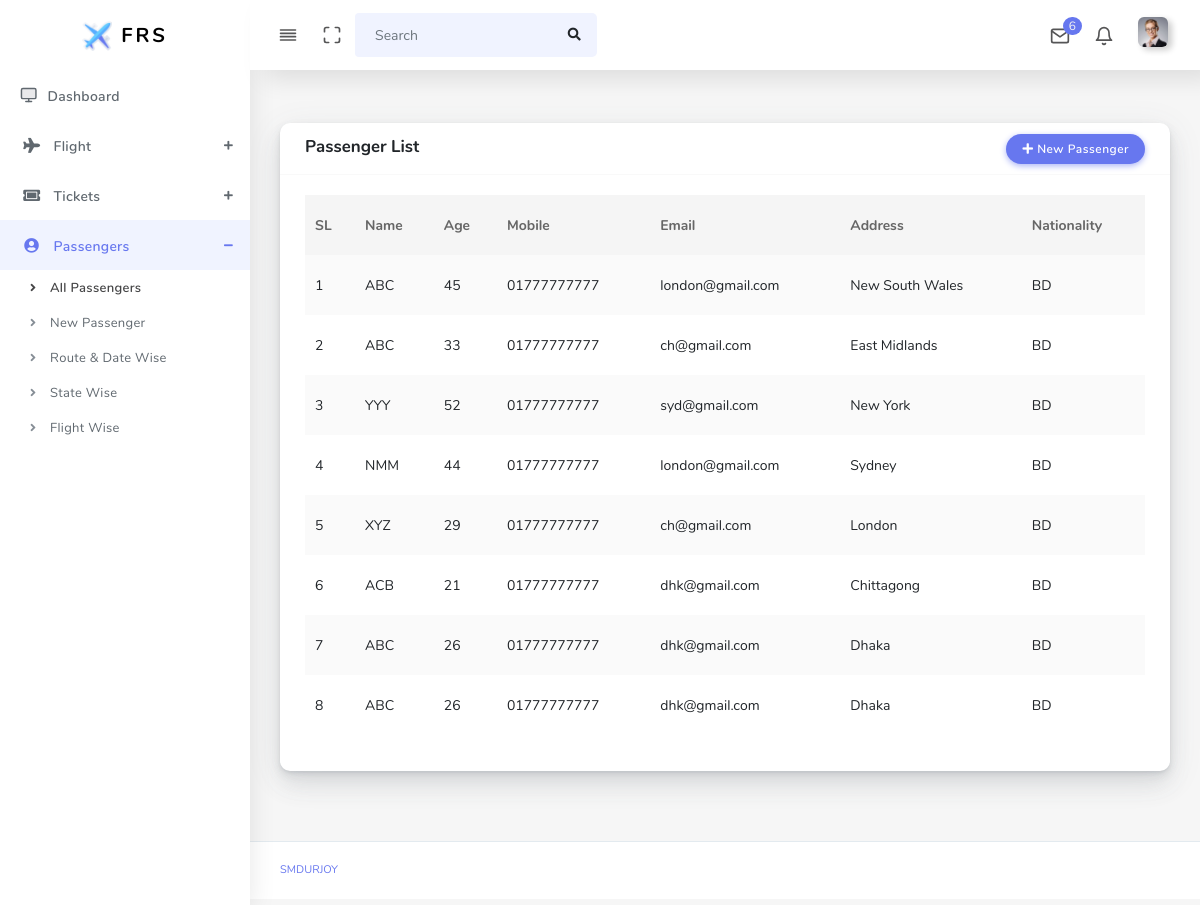
The app's page /passengerList.php (signed in) with its own data.
### tables this page shows
CREATE TABLE `passengers` (
  `id` int(11) NOT NULL,
  `name` varchar(50) NOT NULL,
  `address` varchar(50) DEFAULT NULL,
  `age` int(11) DEFAULT NULL,
  `nationality` varchar(20) DEFAULT NULL,
  `contact_id` int(11) DEFAULT NULL
);

CREATE TABLE `contacts` (
  `id` int(11) NOT NULL,
  `email` varchar(120) DEFAULT NULL,
  `mobile` varchar(20) DEFAULT NULL,
  `state_id` int(11) DEFAULT NULL
);

### passengerList.php (the view, shortened to what this page needs)
<!DOCTYPE html>
<html lang="en">
<link rel="stylesheet" href="assets/bundles/datatables/datatables.min.css">
<link rel="stylesheet" href="assets/bundles/datatables/DataTables-1.10.16/css/dataTables.bootstrap4.min.css">
<body>
<div id="app">
    <div class="main-wrapper main-wrapper-1">
        <?php require_once 'backend/connection.php'; ?>
        <?php include 'partials/sidebar.php'; ?>
        <div class="main-content">
            <section class="section">
                <div class="row">
                    <div class="col-12">
                        <div class="card">
                            <div class="card-header">
                                <div style="display: flex; justify-content: space-between; width: 100%;">
                                    <h4>Passenger List</h4>
                                    <a href="newPassenger.php" class="btn btn-primary" style="color: white">
                                        <i class="fa fa-plus"></i>
                                        New Passenger
                                    </a>
                                </div>
                            </div>
                            <div class="card-body">
                                <div class="table-responsive">
                                    <table class="table table-striped table-hover" id="save-stage" style="width:100%;">
                                        <thead>
                                        <tr>
                                            <th>SL</th>
                                            <th>Name</th>
                                            <th>Age</th>
                                            <th>Mobile</th>
                                            <th>Email</th>
                                            <th>Address</th>
                                            <th>Nationality</th>
                                        </tr>
                                        </thead>
                                        <tbody>
                                        <?php
                                        $sql = "SELECT * FROM passengers JOIN contacts ON passengers.contact_id = contacts.id ORDER BY passengers.id DESC";
                                        $result = mysqli_query($conn, $sql);
                                        $std_num = 1;
                                        while ($row = mysqli_fetch_array($result, MYSQLI_ASSOC)) {
                                            echo "<tr>";
                                            echo "<td>" . $std_num . "</td>";
                                            echo "<td>" . $row['name'] . "</td>";
                                            echo "<td>" . $row['age'] . "</td>";
                                            echo "<td>" . $row['mobile'] . "</td>";
                                            echo "<td>" . $row['email'] . "</td>";
                                            echo "<td>" . $row['address'] . "</td>";
                                            echo "<td>" . $row['nationality'] . "</td>";
                                            echo "</tr>";
                                            $std_num++;
                                        }
                                        ?>
                                        </tbody>
                                    </table>
                                </div>
                            </div>
                        </div>
                    </div>
                </div>
            </section>
        </div>
    </div>
</div>
</body>
</html>

### records on screen
passengers: name "ABC", age "45", contact.mobile "01777777777", contact.email "london@gmail.com", address "New South Wales", nationality "BD"
passengers: name "ABC", age "33", contact.mobile "01777777777", contact.email "ch@gmail.com", address "East Midlands", nationality "BD"
passengers: name "YYY", age "52", contact.mobile "01777777777", contact.email "syd@gmail.com", address "New York", nationality "BD"
passengers: name "NMM", age "44", contact.mobile "01777777777", contact.email "london@gmail.com", address "Sydney", nationality "BD"
passengers: name "XYZ", age "29", contact.mobile "01777777777", contact.email "ch@gmail.com", address "London", nationality "BD"
passengers: name "ACB", age "21", contact.mobile "01777777777", contact.email "dhk@gmail.com", address "Chittagong", nationality "BD"
passengers: name "ABC", age "26", contact.mobile "01777777777", contact.email "dhk@gmail.com", address "Dhaka", nationality "BD"
passengers: name "ABC", age "26", contact.mobile "01777777777", contact.email "dhk@gmail.com", address "Dhaka", nationality "BD"
